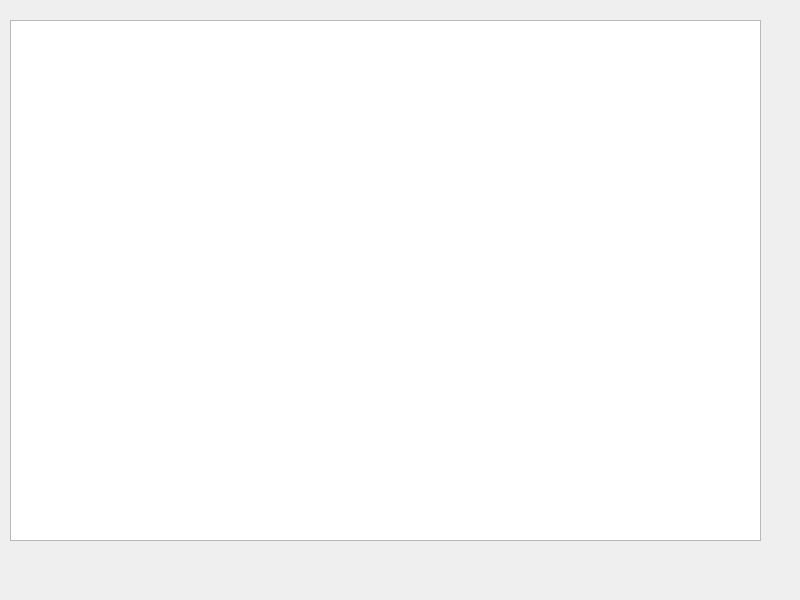
<?xml version="1.0" encoding="UTF-8"?>
<ui version="4.0">
 <class>Board</class>
 <widget class="QMainWindow" name="Board">
  <property name="geometry">
   <rect>
    <x>0</x>
    <y>0</y>
    <width>800</width>
    <height>600</height>
   </rect>
  </property>
  <property name="windowTitle">
   <string>MainWindow</string>
  </property>
  <widget class="QWidget" name="centralwidget">
   <widget class="QGraphicsView" name="graphicsView">
    <property name="geometry">
     <rect>
      <x>10</x>
      <y>20</y>
      <width>751</width>
      <height>521</height>
     </rect>
    </property>
   </widget>
  </widget>
 </widget>
 <resources/>
 <connections/>
</ui>
